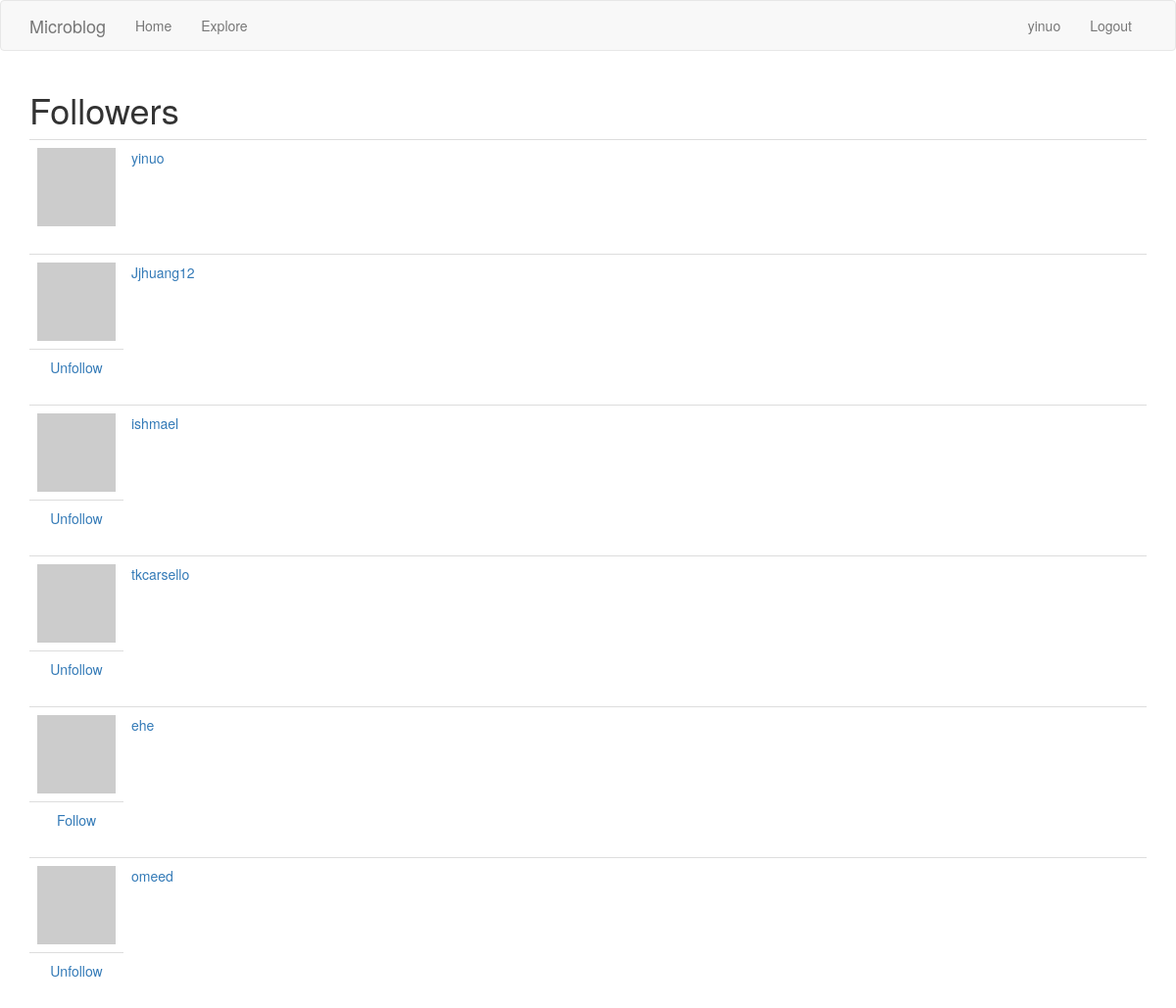
The page /lzhang3/followers (signed in) on the database its author committed.
### app/models.py (models this page shows, shortened)
class User(UserMixin, db.Model):
    id = db.Column(db.Integer, primary_key=True)
    username = db.Column(db.String(64), index=True, unique=True)
    email = db.Column(db.String(120), index=True, unique=True)
    password_hash = db.Column(db.String(128))
    posts = db.relationship('Post', backref='author', lazy='dynamic')
    about_me = db.Column(db.String(140))
    last_seen = db.Column(db.DateTime, default=datetime.utcnow)
    followed = db.relationship(
        'User', secondary=followers,
        primaryjoin=(followers.c.follower_id == id),
        secondaryjoin=(followers.c.followed_id == id),
        backref=db.backref('followers', lazy='dynamic'), lazy='dynamic')
    def avatar(self, size):
        digest = md5(self.email.lower().encode('utf-8')).hexdigest()
        return 'https://www.gravatar.com/avatar/{}?d=identicon&s={}'.format(
            digest, size)
    def is_following(self, user):
        return self.followed.filter(
            followers.c.followed_id == user.id).count() > 0

### app/routes.py (the view)
@app.route('/<username>/followers')
@login_required
def followers(username):
    user = User.query.filter_by(username=username).first()
    followers = user.followers
    return render_template('followers.html', user=user, current_user=current_user,
     title='Followers', followers=followers)

### app/models.py (called while the page is built)
@login.user_loader
def load_user(id):
    return User.query.get(int(id))

### app/routes.py (called while the page is built)
@app.before_request
def before_request():
    if current_user.is_authenticated:
        current_user.last_seen = datetime.utcnow()
        db.session.commit()

### app/templates/followers.html
{% extends "base.html" %}
{% block app_content %}
    <h1>Followers</h1>
    {% for follower in followers %}
        {% include '_follower.html' %}
    {% endfor %}
{% endblock %}

### app/templates/base.html (shortened to what this page needs)
{% extends 'bootstrap/base.html' %}
{% block navbar %}
    <nav class="navbar navbar-default">
        <div class="container">
            <div class="navbar-header">
                <a class="navbar-brand" href="{{ url_for('index') }}">Microblog</a>
            </div>
            <div class="collapse navbar-collapse" id="bs-example-navbar-collapse-1">
                <ul class="nav navbar-nav">
                    <li><a href="{{ url_for('index') }}">Home</a></li>
                    <li><a href="{{ url_for('explore') }}">Explore</a></li>
                </ul>
                <ul class="nav navbar-nav navbar-right">
                    {% if current_user.is_anonymous %}
                    <li><a href="{{ url_for('login') }}">Login</a></li>
                    <li><a href="{{ url_for('register') }}">Create Account</a></li>
                    {% else %}
                    <li><a href="{{ url_for('user', username=current_user.username) }}">{{current_user.username}}</a></li>
                    <li><a href="{{ url_for('logout') }}">Logout</a></li>
                    {% endif %}
                </ul>
            </div>
        </div>
    </nav>
{% endblock %}
{% block content %}
    <div class="container">
        {% block app_content %}{% endblock %}
    </div>
{% endblock %}

### app/templates/_follower.html
<table class="table table-hover">
    <tr>
        <td width="70px">
            <a href="{{ url_for('user', username=follower.username) }}">
                <img src="{{ follower.avatar(70) }}" />
            </a>
        </td>
        <td>
            <a href="{{ url_for('user', username=follower.username) }}">
                {{ follower.username }}
            </a>
        </td>
    </tr>
    {% if follower != current_user %}
    <tr>
        <td class="text-center">
            {% if current_user.is_following(follower) %}
            <a href="{{ url_for('unfollow', username=follower.username) }}">Unfollow</a>
            {% elif not current_user.is_following(follower) %}
            <a href="{{ url_for('follow', username=follower.username) }}">Follow</a>
            {% endif %}
        </td>
    </tr>
    {% endif %}
</table>

### rows shown on the page
User: username "yinuo"
User: username "Jjhuang12"
User: username "ishmael"
User: username "tkcarsello"
User: username "ehe"
User: username "omeed"
